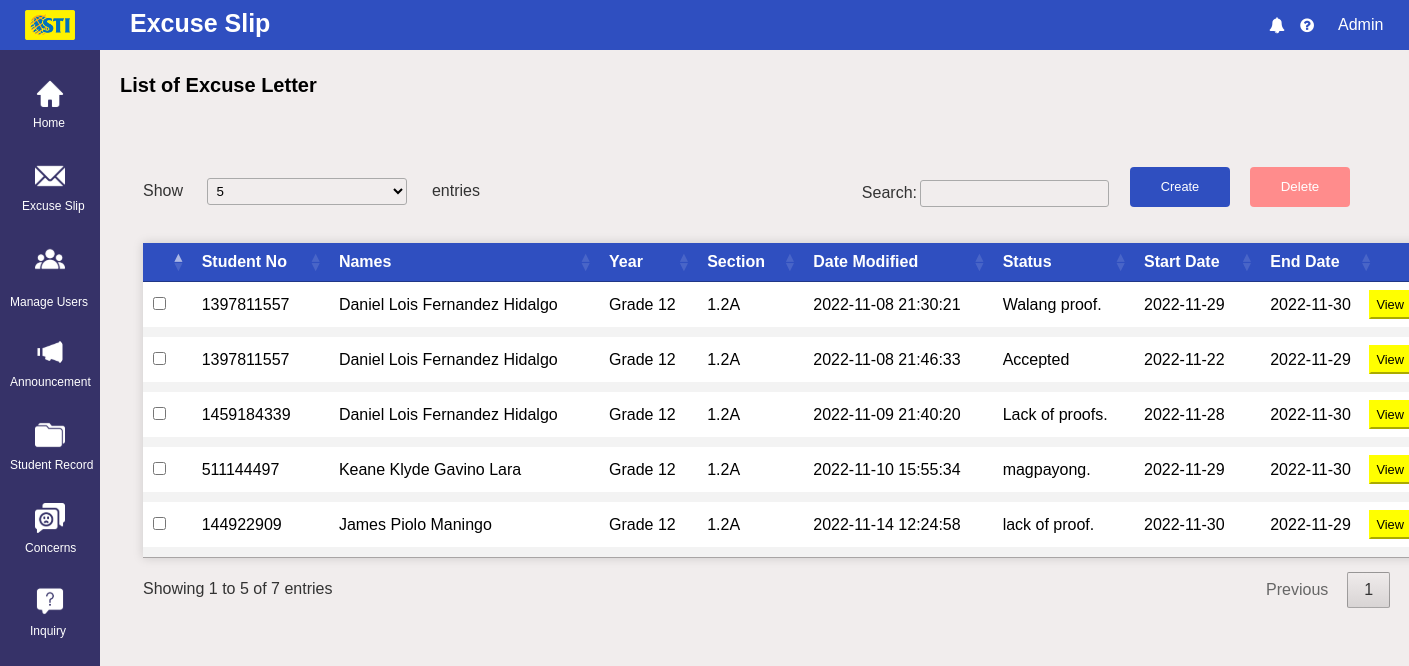
Page /Admin/Lists_of_Excuse_Letter.php on the committed database.
### Admin/Lists_of_Excuse_Letter.php (the view, shortened to what this page needs)
<?php
    require 'config.php';
?>
<!DOCTYPE html>
<html lang="en">
<head>
     <link rel="stylesheet" href="Lists_of_Excuse_Letter.css" type="text/css">
     <link href="css/jquery.dataTables.min.css" rel="stylesheet">
     <link rel="stylesheet" href="https://stackpath.bootstrapcdn.com/font-awesome/4.7.0/css/font-awesome.min.css">
</head>
<body>
    <div class="container">
        <div class="navigation">
            <ul>
                <li>
                    <a href="">
                    </a>
                </li>
                <li>
                    <a href="dash.php">
                    <span class="icon"><img src="images/sidebar_menu/Home.svg" alt=""></span>
                    <span class="title1" ><br>Home</span>
                    </a>
                </li>
                <li>
                    <a href="Lists_of_Excuse_Letter.php">
                    <span class="icon"><img src="images/sidebar_menu/Excuse_slip.svg" alt=""></span>
                    <span class="title2" ><br>Excuse Slip</span>
                    </a>
                </li>
                <li><a href="">
                    <div class="dropdown1">
                        <span class="icon" style="padding-top: -100px;"><img src="images/sidebar_menu/Manage_Users.svg" alt=""></span>
                        <a class="dropbtn1" style="margin-top: -40px;">
                            <span class="title">Manage Users</span>
                        </a>
                    </div></a>
                </li>
                <li>
                    <a href="Lists_of_Announcement.php">
                    <span class="icon"><img src="images/sidebar_menu/Announcement.svg" alt=""></span>
                    <span class="title" ><br>Announcement</span>
                    </a>
                </li>
                <li>
                    <a href="Student_Record.php">
                    <span class="icon"><img src="images/sidebar_menu/Student_Record.svg" alt=""></span>
                    <span class="title" ><br>Student Record</span>
                    </a>
                </li>
                <li>
                    <a href="Lists_of_Concerns.php">
                    <span class="icon"><img src="images/sidebar_menu/Concerns.svg" alt=""></span>
                    <span class="title3" ><br>Concerns</span>
                    </a>
                </li>
                <li>
                    <a href="List_of_Inquiries.php">
                    <span class="icon"><img src="images/sidebar_menu/Inquiry.svg" alt=""></span>
                    <span class="title4" ><br>Inquiry</span>
                    </a>
                </li>
            </ul>
        </div>
        <div class="main">
            <span id="logo"><img src="images/sti_logo.png" alt=""></span>
            <div class="topbar">
                <div class="toptitle">
                    <h2>Excuse Slip</h2>
                </div>
                <div class="icons">
                    <i class="fa fa-bell"></i>
                    <i class="fa fa-question-circle"></i>
                </div>
                <div class="dropdown">
                    <button class="dropbtn">Admin</button>
                </div>
                </div>
                </div>
                <div class="main1">
                    <div class="title2">
                      <h1>List of Excuse Letter</h1>
                      <div class="bot">
                        <span class="create">
                            <form action="Create_Excuse_Letter.php" method="POST">
                            <input type="submit" class="btn btn-primary btn-lg" value="Create">
                            </form>
                        </span>
                      <span class="delete"><input type="submit" value="Delete" id="delete_records"></span>
                    </div>
                    </div>
                </div>
                </div>
                <div class="card-header">
                    <table id="myDataTable" class="hover" style="margin-left: 80px;">
                        <thead>
                            <tr>
                                <th></th>
                                <th>Student No</th>
                                <th>Names</th>
                                <th>Year</th>
                                <th>Section</th>
                                <th>Date Modified</th>
                                <th>Status</th>
                                <th>Start Date</th>
                                <th>End Date</th>
                                <th></th>
                            </tr>
                        </thead>
                        <tbody>
                        <?php
                            $query = "SELECT * FROM `excuse letter`";
                            $query_run = mysqli_query($link, $query);
                            if(mysqli_num_rows($query_run) > 0)
                            {
                                foreach($query_run as $excuse)
                                {
                                    ?>
                                    <tr>
                                        <td>
                                            <input type="checkbox" class="emp_checkbox" data-emp-id="<?= $excuse['Excuse_Letter_ID']; ?>">
                                        </td>
                                        <td><?= $excuse['Student_ID']; ?>
                                        <td><?= $excuse['Names']; ?></a></td>
                                        <td><?= $excuse['Year_Level']; ?></td>
                                        <td><?= $excuse['Section']; ?></td>
                                        <td><?= $excuse['Sent']; ?></td>
                                        <td><?= $excuse['Status']; ?></td>
                                        <td><?= $excuse['Start_Date']; ?></td>
                                        <td><?= $excuse['End_Date']; ?></td>
                                        <td><a href="Content_of_Excuse_Letter.php?id=<?= $excuse['Excuse_Letter_ID']; ?>"><button type="submit" class="btn btn-view">View</button></a></td>
                                    </tr>
                                    <?php
                                }
                            }
                            else
                            {
                            }
                        ?>
                        </tbody>
                    </table>
                </div>
</body>
</html>

### Admin/Lists_of_Excuse_Letter.css (style rules this page uses)
* { margin: 0; padding: 0; box-sizing: border-box; font-family: 'Poppins', sans-serif; }
body { overflow-x: hidden; background: rgb(241, 237, 237); }
.container { position: relative; width: 100%; scroll-padding-top: 20px; }
.navigation { position:fixed; width: 100px; height: 100%; background: rgb(54, 50, 104); transition: 05s; overflow: hidden; }
.navigation ul { position: absolute; top: 0; left: 0; width: 100%; }
.navigation ul li { position: relative; width: 100%; list-style: none; }
.navigation ul li:nth-child(1) { margin-bottom: 20px; }
.navigation ul li a { position: relative; margin: 10px; display: block; padding: 10px; width: 100%; display: flex; text-decoration: none; color: white; }
.navigation ul li a .icon { position: relative; display: block; margin-left: 15px; padding-bottom: 53px; min-width: 20px; height: 20px; line-height: 10px; text-align: center; }
.navigation ul li a .icon img { width: 30px; }
.navigation ul li a .title { position: absolute; display: block; font-size: 12px; margin-left: -10px; padding-top: 0px; height: 50px; text-align: center; line-height: 30px; white-space: nowrap; }
.navigation ul li a .title1 { position: absolute; display: block; font-size: 12px; margin-left: 0px; padding: 0 13px; height: 60px; text-align: center; line-height: 30px; white-space: nowrap; }
.navigation ul li a .title2 { position: absolute; display: block; font-size: 12px; margin-left: 0px; padding: 0 2px; height: 60px; text-align: center; line-height: 30px; white-space: nowrap; }
.navigation ul li a .title3 { position: absolute; display: block; font-size: 12px; margin-left: 0px; padding: 0 5px; height: 60px; text-align: center; line-height: 30px; white-space: nowrap; }
.navigation ul li a .title4 { position: absolute; display: block; font-size: 12px; margin-left: 0px; padding: 0 10px; height: 60px; text-align: center; line-height: 30px; white-space: nowrap; }
.main { position: relative; background: rgb(47, 79, 192); width: 100%; height: 50px; display: inline-flex; }
.topbar { display: flex; position: relative; }
.main .toptitle { position: relative; display: inline-block; color: white; align-items: center; margin-top: 2px; margin-left: 10px; margin-right: 200px; padding: 15px; width: 177px; }
.toptitle h2 { font-size: 25px; margin-top: -8px; }
#logo img { margin:10px 30px 10px 25px; width: 50px; }
.icons { display: flex; justify-content: space-between; text-align: center; margin-left: 750px; align-items: center; padding: 20px; color: white; }
.icons i { width: 30px; text-align: center; }
.main1 { position: relative; margin-left: 100px; }
.title2 h1 { position: relative; align-content: center; font-size: 20px; font-family: Poppins,sans-serif; padding: 20px; }
.bot { margin-left: 800px; display: flex; }
.delete :nth-child(1) { background-color: rgb(255, 140, 140); }
input[type=submit] { position: fixed; margin-left: 40px; margin-bottom: 40px; margin-top: 50px; padding: 2px; height: 40px; width: 100px; background-color: rgb(47, 79, 192); color: white; border: none; border-radius: 4px; cursor: pointer; }
.create input[type=submit] { margin-left: 230px; position: relative; }
.delete input[type=submit] { margin-left: 330px; position: relative; margin-left: 20px; }
.card-header { position: absolute; top: 250px; left: 30px; text-align: center; }
.hover { border-collapse: collapse; margin: 25px 0 0px 50px; font-size: 0.8em; width: 100px; font-family: sans-serif; min-width: 10px; box-shadow: 0 0 10px rgba(0, 0, 0, 0.15); }
.hover thead tr { background-color: rgb(47, 79, 192); color: white; text-align: center; }
.hover th, .hover td { text-align: left; padding: 20px 20px 20px 50px; }
.hover input { margin-right: 10px; width: 50; size: 100px; }
.hover tbody tr { border-bottom: 10px solid #dddddd; }
.hover tbody tr { background-color: #f3f3f3; }
.hover tbody tr:last-of-type { border-bottom: 2px solid #009879; }
.card-header button.btn.btn-view[type=submit] { background-color: yellow; border-color: yellow; margin-left: -20px; cursor:pointer; }
.btn { color: black; text-align: center; font-size:0.8em; padding: 5px; }
.dropbtn { background: rgb(47, 79, 192); color: white; padding: 16px; font-size: 16px; border: none; margin-left: -20px; }
.dropdown { position: relative; display: inline-block; }
.dropdown1 { position: relative; margin-top: -30px; margin-bottom: 30px; }
.dropdown1 .dropbtn1 { text-decoration: none; color: white; }

### rows in the picture
excuse letter: Student_ID "1397811557", Names "Daniel Lois Fernandez Hidalgo", Year_Level "Grade 12", Section "1.2A", Sent "2022-11-08 21:30:21", Status "Walang proof.", Start_Date "2022-11-29", End_Date "2022-11-30"
excuse letter: Student_ID "1397811557", Names "Daniel Lois Fernandez Hidalgo", Year_Level "Grade 12", Section "1.2A", Sent "2022-11-08 21:46:33", Status "Accepted", Start_Date "2022-11-22", End_Date "2022-11-29"
excuse letter: Student_ID "1459184339", Names "Daniel Lois Fernandez Hidalgo", Year_Level "Grade 12", Section "1.2A", Sent "2022-11-09 21:40:20", Status "Lack of proofs.", Start_Date "2022-11-28", End_Date "2022-11-30"
excuse letter: Student_ID "511144497", Names "Keane Klyde Gavino Lara", Year_Level "Grade 12", Section "1.2A", Sent "2022-11-10 15:55:34", Status "magpayong.", Start_Date "2022-11-29", End_Date "2022-11-30"
excuse letter: Student_ID "144922909", Names "James Piolo Maningo", Year_Level "Grade 12", Section "1.2A", Sent "2022-11-14 12:24:58", Status "lack of proof.", Start_Date "2022-11-30", End_Date "2022-11-29"
